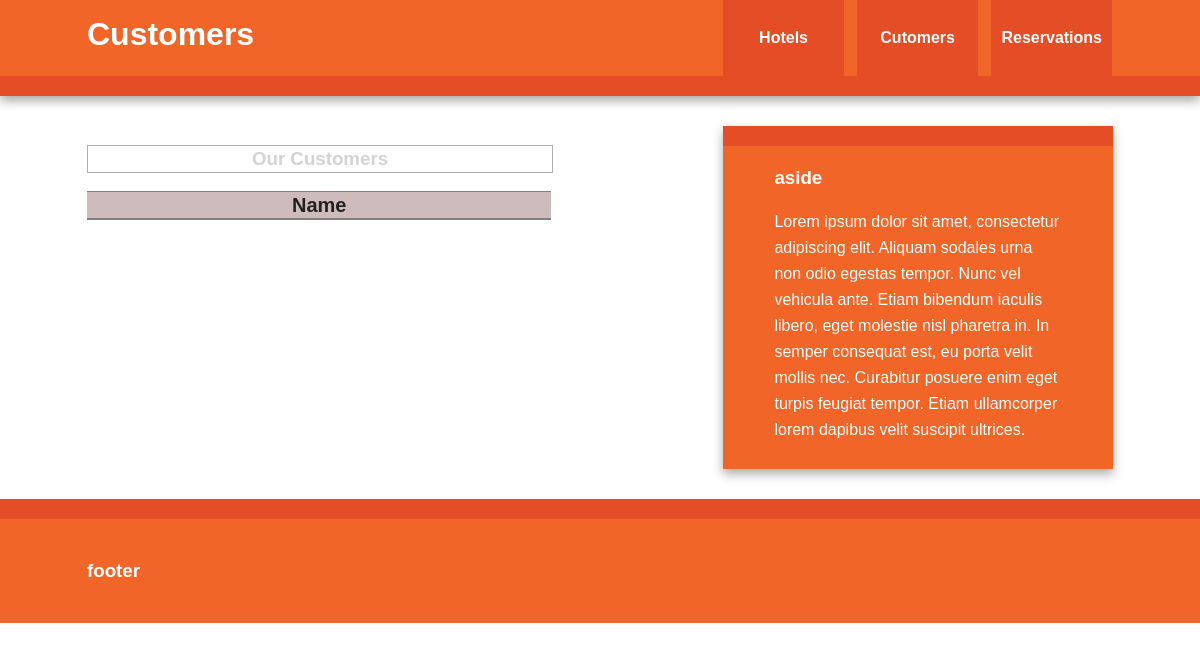
Page /reservation/allcustomers on the earlier database version.
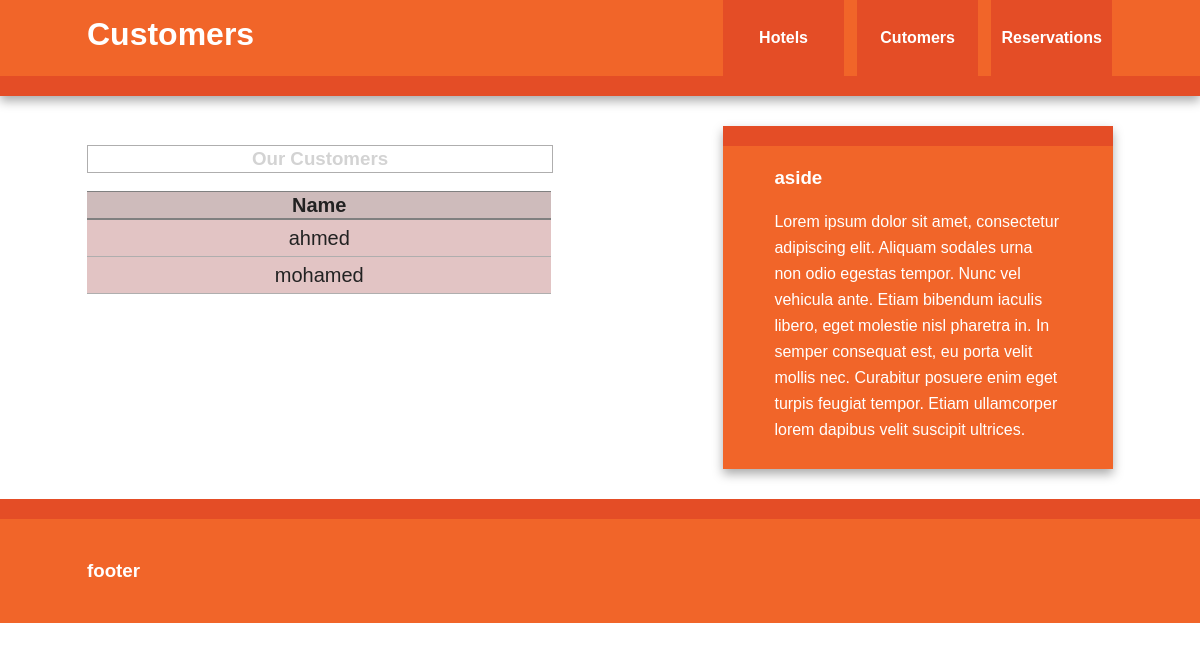
Same page on the later database version.
### reservation/models.py (models this page shows, shortened)
class Customer(models.Model):
    customer_name = models.CharField(max_length=50)
    customer_number = models.CharField(max_length=50)

### reservation/views.py (the view)
# urls.py: url(r'allcustomers',AllCustomers),
def AllCustomers(request):
    return render(request,"reservation/customers.html",{'customers':Customer.objects.all()})

### templates/reservation/customers.html
{% extends 'base.html' %}
{% block title %}
Customers
{% endblock %}
{% block content %}
<h3 style="border:0.5px rgb(175, 174, 174) solid; color: lightgray;width: 464px;text-align: center">Our Customers</h3>
<table class="table table-striped">
        <thead>
          <tr style="width:500px;height:auto;background-color:rgb(206, 187, 187);border-top: grey 0.5px solid;border-bottom: grey 2px solid;border-radius:15px;font-size:20px;">
            <th style="padding-left: 205px;padding-right: 205px;">Name</th>
          </tr>
        </thead>
        <tbody>
            {% for cus in customers %}
            <tr style="width:auto;height:auto;background-color:rgb(226, 196, 196);font-size:20px;">
              <td style="padding-top:5px;padding-bottom:5px;border-top: rgb(175, 174, 174) 0.5px solid;border-bottom: rgb(175, 174, 174) 0.5px solid;text-align: center;"> {{cus.customer_name}} </td>
            </tr>
            {% endfor %}
        </tbody>
      </table>
{% endblock %}

Differences in the rows shown:
added Customer: customer_name "ahmed"
added Customer: customer_name "mohamed"
